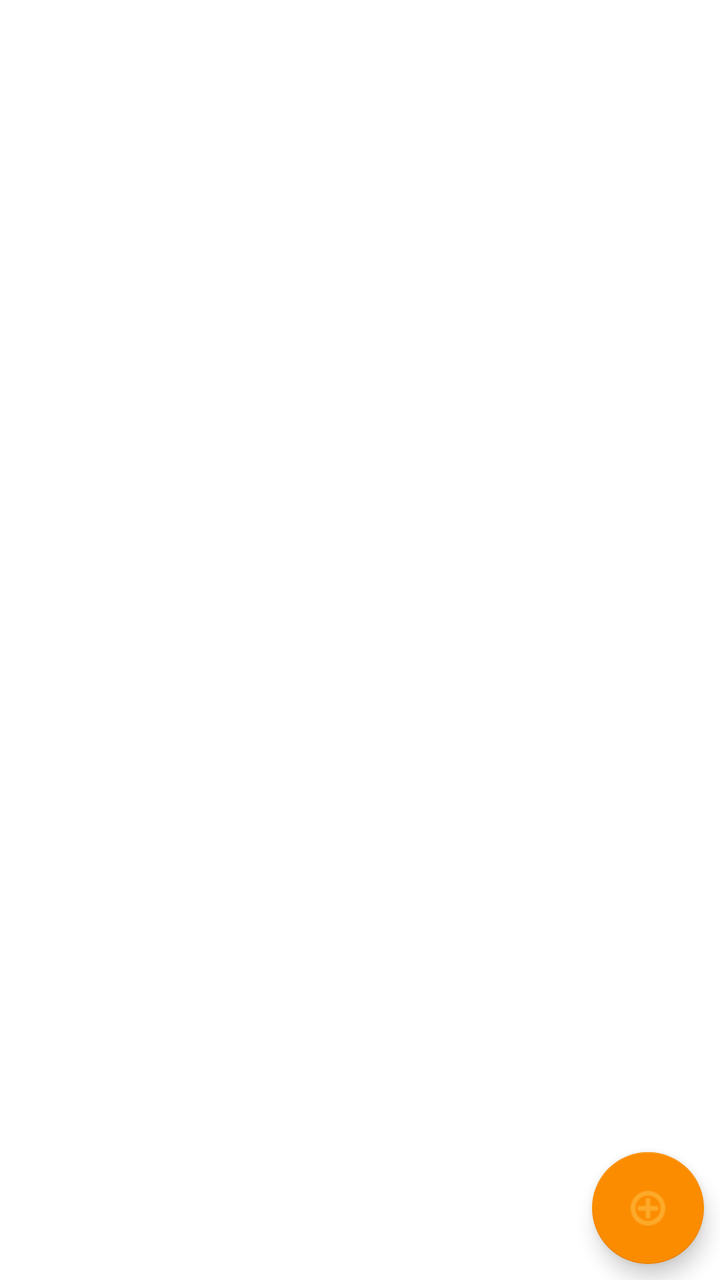
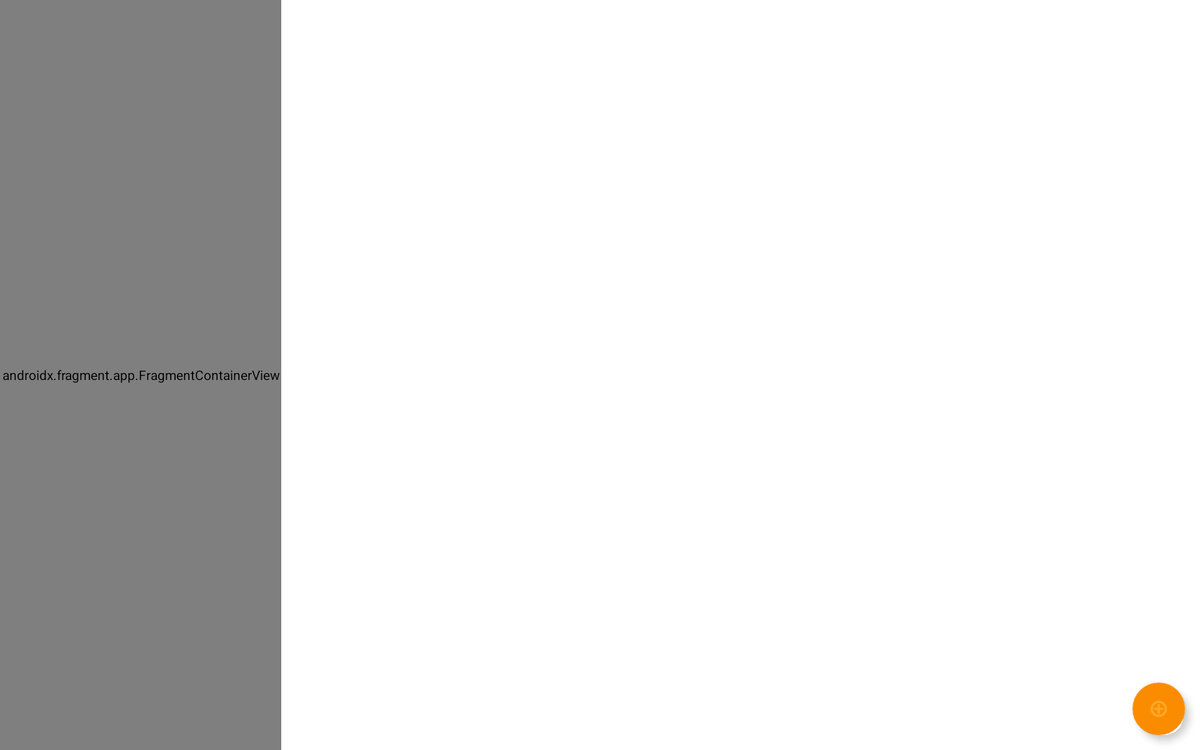

An Android layout and its configuration variant, each rendered on a device that would load it. The default file and the variant file are quoted in full after the pictures.
<!-- AndroidManifest.xml: application theme Theme.ToDoGreen -->
<!-- res/layout/main_activity.xml -->
<?xml version="1.0" encoding="utf-8"?>
<FrameLayout xmlns:android="http://schemas.android.com/apk/res/android"
    xmlns:app="http://schemas.android.com/apk/res-auto"
    xmlns:tools="http://schemas.android.com/tools"
    android:id="@+id/container"
    android:layout_width="match_parent"
    android:layout_height="match_parent"
    tools:context=".MainActivity" >

    <com.google.android.material.floatingactionbutton.FloatingActionButton
        android:id="@+id/faButton"
        android:layout_width="wrap_content"
        android:layout_height="wrap_content"
        android:layout_gravity="bottom|end"
        android:layout_margin="8dp"
        android:clickable="true"
        app:srcCompat="@android:drawable/ic_menu_add" />
</FrameLayout>
<!-- resources referenced by this layout -->
<resources>
  <style name="Theme.ToDoGreen" parent="Theme.MaterialComponents.DayNight.DarkActionBar">
          
          <item name="colorPrimary">@color/primaryColor</item>
          <item name="colorPrimaryVariant">@color/primaryDarkColor</item>
          <item name="colorOnPrimary">@color/primaryLightColor</item>
          
          <item name="colorSecondary">@color/secondaryColor</item>
          <item name="colorSecondaryVariant">@color/secondaryDarkColor</item>
          <item name="colorOnSecondary">@color/secondaryLightColor</item>
          
          <item name="android:statusBarColor" tools:targetApi="l">?attr/colorPrimaryVariant</item>
          
      </style>
  <color name="primaryColor">#64dd17</color>
  <color name="primaryDarkColor">#1faa00</color>
  <color name="primaryLightColor">#9cff57</color>
  <color name="secondaryColor">#fb8c00</color>
  <color name="secondaryDarkColor">#c25e00</color>
  <color name="secondaryLightColor">#ffbd45</color>
</resources>
<!-- res/layout-xlarge/main_activity.xml (the repository's variant of the layout above) -->
<!-- drawn on a large tablet held sideways -->
<?xml version="1.0" encoding="utf-8"?>
<androidx.constraintlayout.widget.ConstraintLayout
    xmlns:android="http://schemas.android.com/apk/res/android"
    xmlns:app="http://schemas.android.com/apk/res-auto"
    xmlns:tools="http://schemas.android.com/tools"
    android:id="@+id/container"
    android:layout_width="match_parent"
    android:layout_height="match_parent"
    app:layout_behavior="@string/appbar_scrolling_view_behavior"
    tools:context="com.example.todo.MainActivity"
    tools:showIn="@layout/main_activity">

    <androidx.fragment.app.FragmentContainerView
        android:id="@+id/main_fragment_container"
        android:name="com.example.todo.ui.main.MainFragment"
        android:layout_width="300dp"
        android:layout_height="match_parent"
        android:layout_marginStart="0dp"
        android:layout_marginTop="0dp"
        android:layout_marginBottom="0dp"
        android:layout_weight="1"
        app:layout_constraintBaseline_toBottomOf="parent"
        app:layout_constraintEnd_toStartOf="@id/list_detail_fragment_container"
        app:layout_constraintStart_toStartOf="parent"
        app:layout_constraintTop_toTopOf="parent"/>

    <androidx.fragment.app.FragmentContainerView
        android:id="@+id/list_detail_fragment_container"
        android:layout_width="0dp"
        android:layout_height="0dp"
        android:layout_weight="2"
        app:layout_constraintBottom_toBottomOf="parent"
        app:layout_constraintEnd_toEndOf="parent"
        app:layout_constraintHorizontal_bias="1.0"
        app:layout_constraintStart_toEndOf="@+id/main_fragment_container"
        app:layout_constraintTop_toTopOf="parent" />

    <com.google.android.material.floatingactionbutton.FloatingActionButton
        android:id="@+id/faButton"
        android:layout_width="wrap_content"
        android:layout_height="wrap_content"
        android:layout_gravity="bottom|end"
        android:layout_marginEnd="16dp"
        android:layout_marginBottom="16dp"
        android:clickable="true"
        app:layout_constraintBottom_toBottomOf="parent"
        app:layout_constraintEnd_toEndOf="parent"
        app:srcCompat="@android:drawable/ic_menu_add" />
</androidx.constraintlayout.widget.ConstraintLayout>
<!-- res/layout/main_activity.xml (included above) -->
<?xml version="1.0" encoding="utf-8"?>
<FrameLayout xmlns:android="http://schemas.android.com/apk/res/android"
    xmlns:app="http://schemas.android.com/apk/res-auto"
    xmlns:tools="http://schemas.android.com/tools"
    android:id="@+id/container"
    android:layout_width="match_parent"
    android:layout_height="match_parent"
    tools:context=".MainActivity" >

    <com.google.android.material.floatingactionbutton.FloatingActionButton
        android:id="@+id/faButton"
        android:layout_width="wrap_content"
        android:layout_height="wrap_content"
        android:layout_gravity="bottom|end"
        android:layout_margin="8dp"
        android:clickable="true"
        app:srcCompat="@android:drawable/ic_menu_add" />
</FrameLayout>
